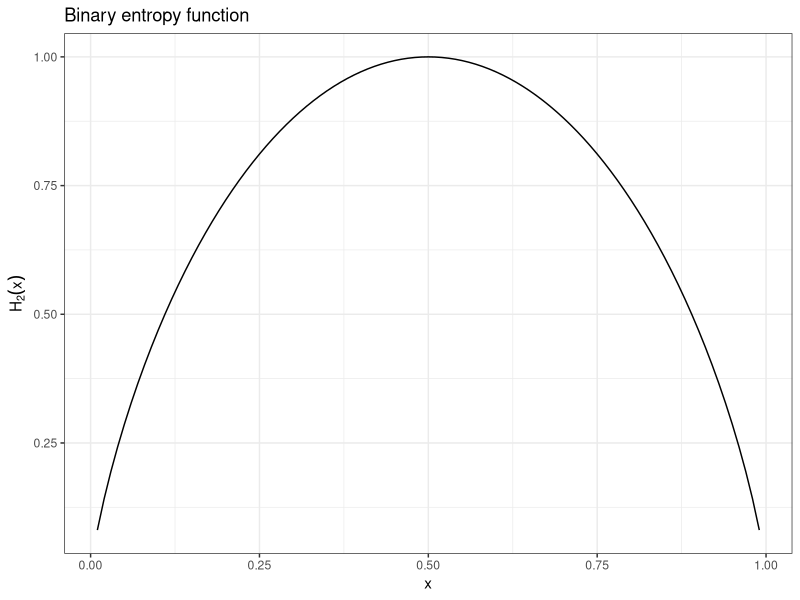

This chart was generated by the following R code:
## ---- chunk 1
### Binary entropy function.
### This function takes on an x between zero and one and returns the H2(x) of this value

h2x <- function (x){
  x * log2(1/x) + (1-x) * log2(1/(1-x)) #Note that the binary entropy function 
}

h2x_df <- data.frame(x = seq(0.01, 0.99, 0.01), h2x = h2x(seq(0.01, 0.99, 0.01)))

library(ggplot2)

ggplot(h2x_df, aes(x = x, y = h2x)) +
  geom_line() +
  theme_bw() +
  labs(
    title = "Binary entropy function",
  ) +
  ylab(bquote(H[2](x)))
